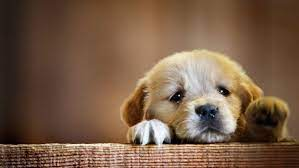
//> input picture Project2/x64/Debug/dog.jpeg, 299 x 168 px
$ ./c x64/Debug/dog.jpeg   (built with g++ and OpenCV 4)
//> lines starting //> are read from the running program, lines starting //| are printed output that depends on the picture
#include <stdio.h>
#include <iostream>
#include <opencv2\core\core.hpp>
#include <opencv2\opencv.hpp>
#include <opencv2\imgproc\imgproc.hpp>

using namespace cv;
using namespace std;

int main(int argc, char* argv[])
{
	if (argc != 2) {
		cout << "Enter Project.exe ImgeFileName\n";
		return -1;
	}

	Mat img, grayImg, cstImg;
	img = imread(argv[1], IMREAD_UNCHANGED);
//> img is the input picture: 168 rows x 299 cols, CV_8UC3; mean B, G, R 71, 92.5, 120.2

	//check whether the image is available
	if (img.empty()) {
		printf("Error: Couldn't open the image file.\n");
		return -1;
	}

	int w = img.cols;
//> w = 299
	int h = img.rows;
//> h = 168
	int t = img.channels();
//> t = 3
	int s = img.step;
//> s = 897
	int t1 = 0;
	int t2 = 0;

	cvtColor(img, grayImg, COLOR_BGR2GRAY);
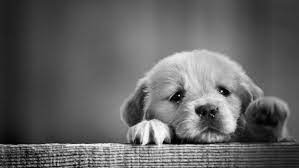
//> grayImg: 168 rows x 299 cols, CV_8UC1; min 0, max 254, mean 98.3
	cstImg = grayImg.clone();

	//contrast streching
	int x = 0;
	for (int i = 0; i < h; i++) {
		for (int j = 0; j < w; j++) {
			x = grayImg.at<uchar>(i, j);
			if (x < 96) {
				cstImg.at<uchar>(i, j) = (uchar)(cvRound((double)(5 / 96) * (double)(x)));
			}
			else if (x < 209) {
				cstImg.at<uchar>(i, j) = (uchar)(cvRound(2.16 * ((double)(x)-96)) + 5);
			}
			else {
				cstImg.at<uchar>(i, j) = (uchar)(cvRound(0.108 * ((double)(x)-250)) + 250);
			}
		}
	}
//> this loop made 168 passes
//> x on passes 1 to 3: 54, 54, 54
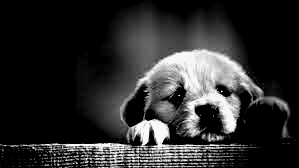
//> cstImg: 168 rows x 299 cols, CV_8UC1; min 0, max 250, mean 45.3
//> after the loop, x = 40

	//create gray image histogram
	int hist[256];

	for (int i = 0; i < 256; i++) {
		hist[i] = 0;
	}

	for (int i = 0; i < h; i++) {
		for (int j = 0; j < w; j++) {
			t1 = grayImg.at<uchar>(i, j);
			hist[t1] = hist[t1] + 1;
		}
	}
//> this loop made 168 passes
//> after the loop, t1 = 40; hist = 256 values, max 674 at index 96, min 0 at index 255, mean 196.2

	//print the hist array
	for (int i = 0; i < 256; i++)
	{
		cout << i << ":" << hist[i] << endl;
	}
//> this loop made 256 passes
//| 0:1
//| 1:23
//| 2:28
//| 3:35
//| 4:55
//| 5:40
//| 6:52
//| 7:48
//> (output is shown up to pass 8 of 256)


	//find the maximum number of pixels from histogram array
	int gr_max = 0;
	for (int i = 0; i < 256; i++) {
		if (gr_max < hist[i])
			gr_max = hist[i];
	}
//> this loop made 256 passes
//> gr_max on passes 1, 2, 3, 4, 5, 13, 17, 19, 22, 23, 25, 26: 1, 23, 28, 35, 55, 59, 68, 70, 82, 92, 95, 114
//> after the loop, gr_max = 674

	//create an image to display the histogram
	int hist_width = 520;
	int hist_height = 601;
	Mat histImage(hist_height, hist_width, CV_8UC1, Scalar(255));

	//normalize the histogram array values between 0 and histogram window height and
	//draw the lines on histogram window
	int grHist[256];
	double gr_maxd = gr_max;
//> gr_maxd = 674
	for (int i = 0; i <= 255; i++) {
		grHist[i] = cvRound(double(hist[i] / gr_maxd) * 600);
		Point gr_pt1 = Point(2 * i, 600 - grHist[i]);
		Point gr_pt2 = Point(2 * i, 600);
		line(histImage, gr_pt1, gr_pt2, Scalar(0), 1, 8, 0);
	}
//> this loop made 256 passes
//> gr_pt1 on passes 1 to 3: Point(0, 599), Point(2, 580), Point(4, 575)
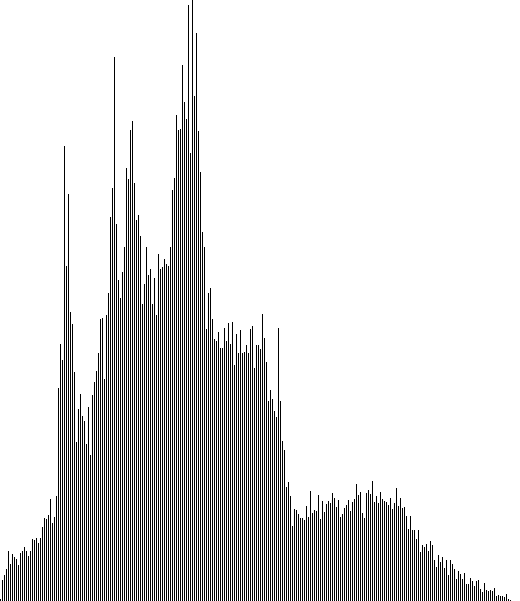
//> histImage: 601 rows x 520 cols, CV_8UC1; 85.6% white; black in thin lines or dots
//> after the loop, grHist = 256 values, max 600 at index 96, min 0 at index 255, mean 174.7

	//create contrasted image histogram
	int hist2[256];

	for (int i = 0; i < 256; i++) {
		hist2[i] = 0;
	}

	for (int i = 0; i < h; i++) {
		for (int j = 0; j < w; j++) {
			t2 = cstImg.at<uchar>(i, j);
			hist2[t2] = hist2[t2] + 1;
		}
	}
//> after the loop, t2 = 0; hist2 = 256 values, max 27031 at index 0, min 0 at index 1, mean 196.2

	int cst_max = 0;
	for (int i = 0; i < 256; i++) {
		if (cst_max < hist2[i])
			cst_max = hist2[i];
	}
//> this loop made 256 passes
//> cst_max on pass 1: 27031
//> after the loop, cst_max = 27031

	Mat histImage2(hist_height, hist_width, CV_8UC1, Scalar(255));

	int cstHist[256];

	double cst_maxd = cst_max;
//> cst_maxd = 27031

	for (int i = 0; i <= 255; i++) {
		cstHist[i] = cvRound(double(hist2[i] / cst_maxd) * 600);
		Point cst_pt1 = Point(2 * i, 600 - cstHist[i]);
		Point cst_pt2 = Point(2 * i, 600);
		line(histImage2, cst_pt1, cst_pt2, Scalar(0), 1, 8, 0);
	}
//> this loop made 256 passes
//> cst_pt1 on passes 1 to 3: Point(0, 0), Point(2, 600), Point(4, 600)
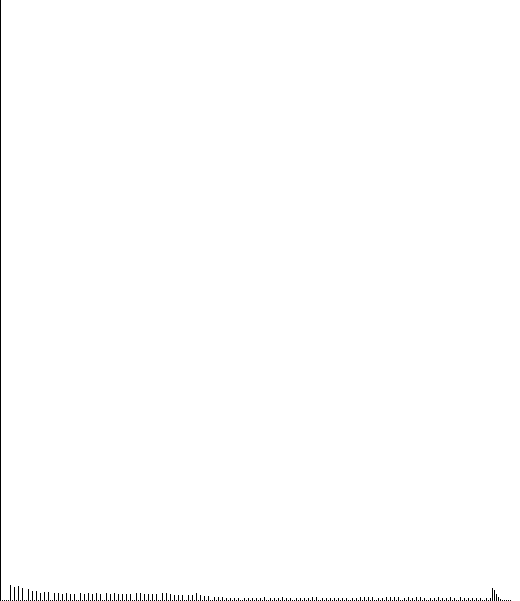
//> histImage2: 601 rows x 520 cols, CV_8UC1; 99.6% white; black in thin lines or dots
//> after the loop, cstHist = 256 values, max 600 at index 0, min 0 at index 1, mean 4.35


	cout << "Width and Height :" << w << ", " << h << endl;
//| Width and Height :299, 168
	imwrite("cst.jpg", cstImg);

	namedWindow("Original Image", WINDOW_NORMAL);
	namedWindow("High Contrast Image", WINDOW_AUTOSIZE);
	namedWindow("Original Histogram", WINDOW_AUTOSIZE);
	namedWindow("Contrasted Histogram", WINDOW_AUTOSIZE);

	imshow("Original Image", grayImg);
	imshow("High Contrast Image", cstImg);
	imshow("Original Histogram", histImage);
	imshow("Contrasted Histogram", histImage2);

	waitKey(0);

	img.release();
	grayImg.release();
	cstImg.release();
	histImage.release();
	histImage2.release();
	return 0;
}
